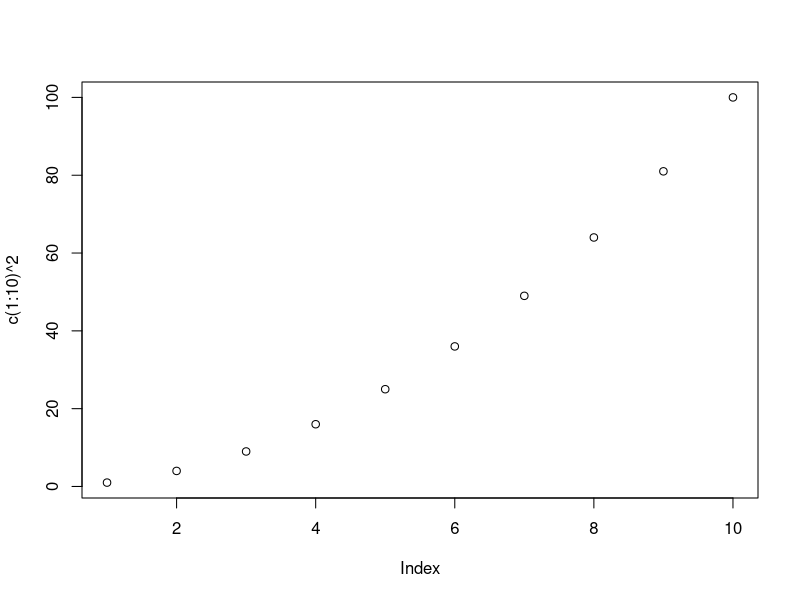
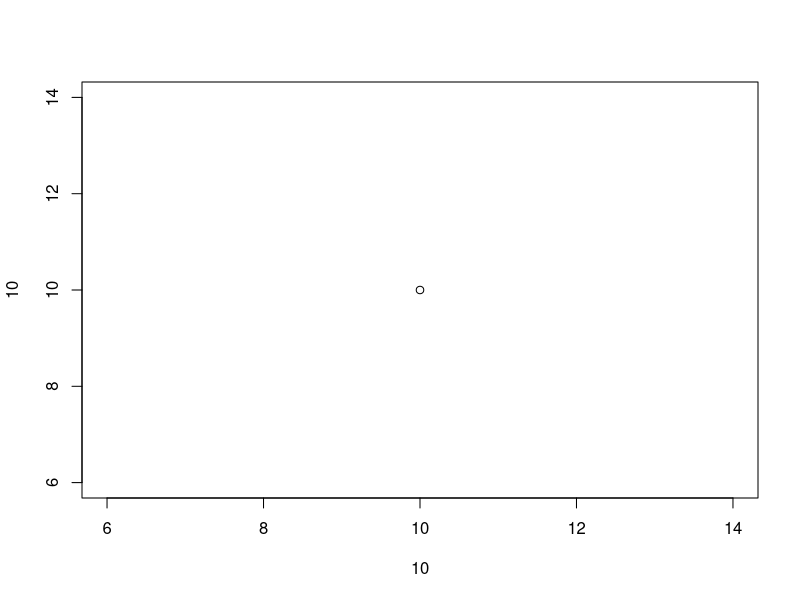
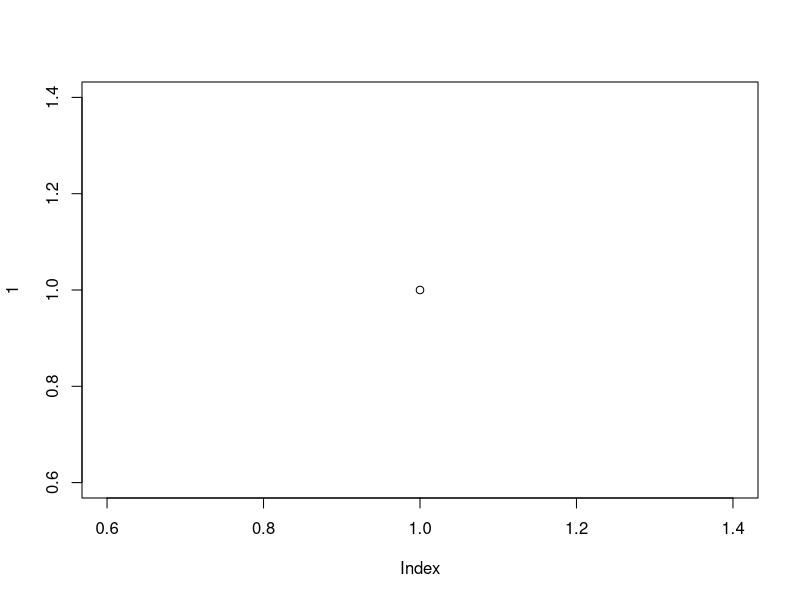

Generate these figures, in order, with R:
## ---- chunk 1
knitr::opts_chunk$set(echo = TRUE)
## ---- chunk 2
plot(c(1:10)^2)
## ---- chunk 3
plot(10,10
     )
## ---- chunk 4
plot(1
     )
